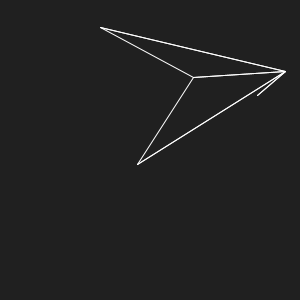
Frame 1 (no input)
Frame 60 (the mouse pressed at the canvas centre just before this capture): identical to frame 1, image omitted
Frame 120 (the mouse held since frame 60 and released just before this capture): identical to frame 1, image omitted

The Processing sketch that drew this single still picture (run headless with seeded random() and noise(); from frame 60 on, the mouse is pressed at the canvas centre):

// Processing sketch: WireFrameLineLengths
// ── WireFrameLineLengths.pde
// forum.processing.org/two/discussion/22122/how-to-check-whether-mouse-pointer-is-currently-on-the-line-drawn-inside-canvas-or-not
ArrayList<PShape> lines;

void setup() {
  size(300, 300);
  stroke(255);
  frameRate(10);
  lines = lineSet(6, 12);
}

void draw() {
  background(32);
  for (PShape s : lines) {
    s.beginShape();
    if (mouseLine(s.getVertex(0), s.getVertex(1))) {
      s.strokeWeight(4);
      text(s.getVertex(0).dist(s.getVertex(1)), s.getVertex(0).x, s.getVertex(0).y);
    } else {
      s.strokeWeight(1);
    }
    s.endShape();
    shape(s, 0, 0);
  }
}

void keyPressed() {
  lines = lineSet(6, 12);
}

ArrayList<PShape> lineSet(int pointCount, int lineCount) {
  ArrayList<PVector> points = new ArrayList<PVector>();
  for (int i=0; i<pointCount; i++) {
    points.add(new PVector((int)random(0, width), (int)random(0, height)));
  }
  PShape s;
  ArrayList<PShape> lines = new ArrayList<PShape>();
  for (int i=0; i<lineCount; i++) {
    s = createShape();
    s.beginShape();
    PVector a = points.get((int)random(0, points.size()-1));
    PVector b = points.get((int)random(0, points.size()-1));
    s.vertex(a.x, a.y);
    s.vertex(b.x, b.y);
    s.endShape();
    lines.add(s);
  }
  return lines;
}

boolean mouseLine(PVector a, PVector b) {
  return linePoint(a.x, a.y, b.x, b.y, mouseX, mouseY);
}

// www.jeffreythompson.org/collision-detection/line-point.php
boolean linePoint(float x1, float y1, float x2, float y2, float px, float py) {
  float d1 = dist(px, py, x1, y1);
  float d2 = dist(px, py, x2, y2);
  float lineLen = dist(x1, y1, x2, y2);
  float buffer = 0.2;    // higher # = less accurate
  if (d1+d2 >= lineLen-buffer && d1+d2 <= lineLen+buffer) {
    return true;
  }
  return false;
}
